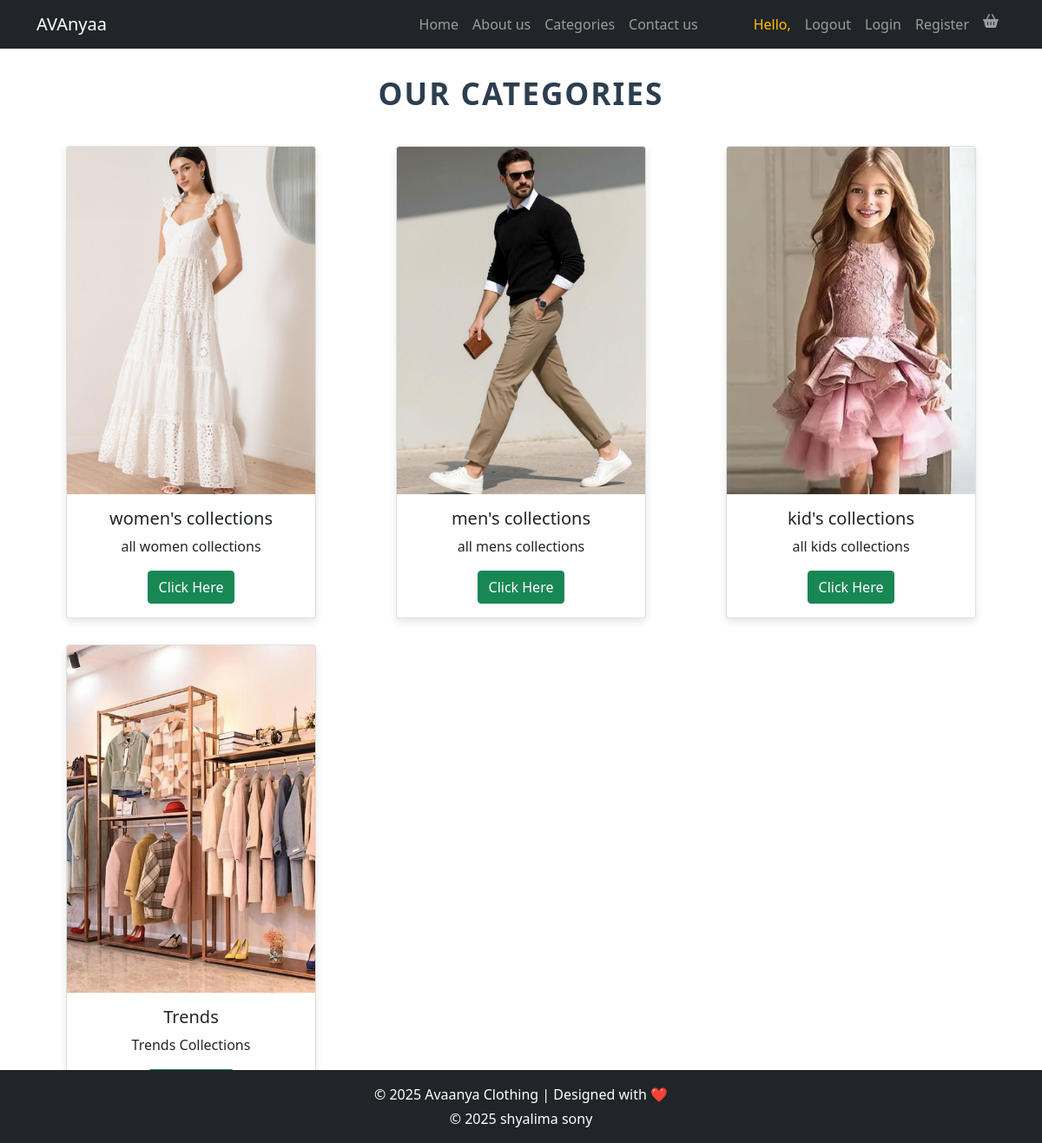
The page /category/ on the database its author committed.
### backend/models.py (models this page shows, shortened)
class pro_category(models.Model):
    pro_name=models.CharField(max_length=50)
    pro_description=models.CharField(max_length=200)
    pro_cat_image=models.ImageField(upload_to="category_image")

### frontend/views.py (the view)
# urls.py: path("category/",category,name="category"),
def category(request):
    data=pro_category.objects.all()
    return render(request,"category.html",{"data":data})

### frontend/context_processors.py (called while the page is built)
def cart_count(request):
    if request.user.is_authenticated:
        count = Cart.objects.filter(user=request.user).count()
    else:
        count = 0
    return {'cart_count': count}

### frontend/templates/category.html (shortened to what this page needs)
{% extends 'index.html' %} {% block content %}
<div>
    <h1 class="category-heading">Our Categories</h1>
    <div class="container">
        <div class="row">
            {% for i in data %}
             <div class="col-md-4 d-flex justify-content-center">
                <div class="card" style="width: 18rem;"> <img src="{{ i.pro_cat_image.url }}" class="card-img-top"
                        alt="{{ i.pro_name }}">
                    <div class="card-body text-center">
                        <h5 class="card-title">{{ i.pro_name }}</h5>
                        <p class="card-text">{{ i.pro_description }}</p>
                        <a href="{% url 'product' i.id %}" class="btn btn-success">Click Here</a>
                    </div>
                </div>
            </div>
            {% endfor %}
        </div>
    </div>
</div> {% endblock %}

### frontend/templates/category.html (style rules this page uses)
.category-heading { text-align: center; font-size: 2.2rem; font-weight: 700; color: #2c3e50; margin: 30px 0 40px 0; text-transform: uppercase; letter-spacing: 2px; }
.card { margin-bottom: 30px; box-shadow: 0 4px 10px rgba(0, 0, 0, 0.1); transition: transform 0.2s ease, box-shadow 0.2s ease; }
.card img { height: 400px; object-fit: cover; }

### rows shown on the page
pro_category: pro_cat_image (picture), pro_name "women's collections", pro_description "all women collections"
pro_category: pro_cat_image (picture), pro_name "men's collections", pro_description "all mens collections"
pro_category: pro_cat_image (picture), pro_name "kid's collections", pro_description "all kids collections"
pro_category: pro_cat_image (picture), pro_name "Trends", pro_description "Trends Collections"
